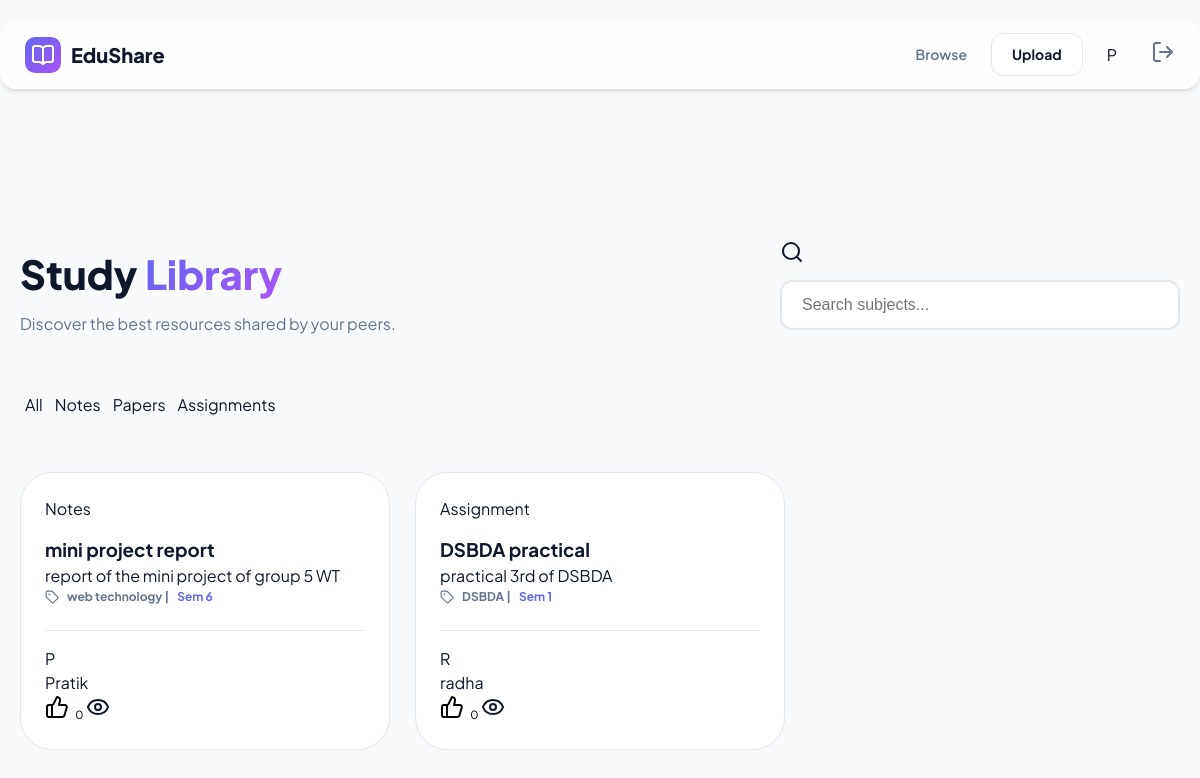
The page /browse/ (signed in) on the database its author committed.
### application/models.py (models this page shows, shortened)
class Material(models.Model):
    CATEGORY_CHOICES = [
        ('Notes', 'Notes'),
        ('Paper', 'Previous Year Papers'),
        ('Assignment', 'Assignments'),
    ]
    SEMESTER_CHOICES = [
        ('Sem 1', 'Semester 1'), ('Sem 2', 'Semester 2'),
        ('Sem 3', 'Semester 3'), ('Sem 4', 'Semester 4'),
        ('Sem 5', 'Semester 5'), ('Sem 6', 'Semester 6'),
        ('Sem 7', 'Semester 7'), ('Sem 8', 'Semester 8'),
    ]
    title = models.CharField(max_length=200)
    subject = models.CharField(max_length=100)
    semester = models.CharField(max_length=20, choices=SEMESTER_CHOICES, default='Sem 1')
    category = models.CharField(max_length=20, choices=CATEGORY_CHOICES)
    description = models.TextField(blank=True)
    file = models.FileField(upload_to='materials/')
    uploaded_by = models.ForeignKey(User, on_delete=models.CASCADE)
    uploaded_at = models.DateTimeField(auto_now_add=True)
    likes = models.ManyToManyField(User, related_name='liked_materials', blank=True)
    @property
    def total_likes(self):
        return self.likes.count()

### application/views.py (the view)
# urls.py: path('browse/', views.browse_materials, name='browse'),
@login_required(login_url='login')
def browse_materials(request):
    query = request.GET.get('search')
    category = request.GET.get('category')
    materials = Material.objects.all().order_by('-uploaded_at')
    if query:
        materials = materials.filter(
            Q(title__icontains=query) | Q(subject__icontains=query)
        )
    if category and category != 'All':
        materials = materials.filter(category=category)
    return render(request, 'browse.html', {'materials': materials})

### templates/browse.html (shortened to what this page needs)
{% load static %}
<!DOCTYPE html>
<html lang="en">
<head>
    <link rel="stylesheet" href="{% static 'style.css' %}">
</head>
<body>
    <nav class="navbar">
        <div class="container nav-content">
            <a href="{% url 'index' %}" class="logo">
                <div class="logo-icon"><i data-lucide="book-open"></i></div>
                <span>EduShare</span>
            </a>
            <div class="nav-links">
                <a href="{% url 'browse' %}" class="nav-link active">Browse</a>
                <div id="nav-user" class="nav-links">
                    <a href="{% url 'upload' %}" class="btn btn-outline">Upload</a>
                    <div class="avatar" id="user-avatar">{{ user.username|slice:":1"|upper }}</div>
                    <form action="{% url 'logout' %}" method="post" style="display: inline; margin-left: 10px;">
                        <button type="submit" class="nav-link" style="border:none; background:none; cursor:pointer;">
                            <i data-lucide="log-out"></i>
                        </button>
                    </form>
                </div>
            </div>
        </div>
    </nav>
<main class="container">
    <header class="page-header">
        <div>
            <h1 style="font-size: 2.5rem; font-weight: 800; margin-bottom: 8px;">Study <span class="gradient-text">Library</span></h1>
            <p style="color: var(--text-muted);">Discover the best resources shared by your peers.</p>
        </div>
        <div class="search-bar">
            <form method="GET" action="{% url 'browse' %}" id="search-form">
                <i data-lucide="search" class="search-icon"></i>
                <input type="text" name="search" id="search-input" placeholder="Search subjects..." class="search-input" value="{{ request.GET.search }}">
            </form>
        </div>
    </header>
    <div class="filters" id="filters">
        <a href="?category=" class="filter-btn {% if not request.GET.category %}active{% endif %}" data-cat="">All</a>
        <a href="?category=Notes" class="filter-btn {% if request.GET.category == 'Notes' %}active{% endif %}" data-cat="Notes">Notes</a>
        <a href="?category=Paper" class="filter-btn {% if request.GET.category == 'Paper' %}active{% endif %}" data-cat="Paper">Papers</a>
        <a href="?category=Assignment" class="filter-btn {% if request.GET.category == 'Assignment' %}active{% endif %}" data-cat="Assignment">Assignments</a>
    </div>
    <div class="grid" id="materials-grid" style="display: grid; grid-template-columns: repeat(auto-fill, minmax(320px, 1fr)); gap: 24px; align-items: stretch;">
        {% for m in materials %}
        <div class="card" style="display: flex; flex-direction: column; height: 100%; padding: 24px; position: relative;">
            <div style="flex-grow: 1;">
                <span class="card-tag tag-{{ m.category|lower }}">{{ m.category }}</span>
                <h3 class="card-title" style="margin-top: 15px;">{{ m.title }}</h3>
                <p class="card-desc">{{ m.description|truncatechars:80 }}</p>
                <div style="font-size: 0.75rem; font-weight: 700; color: var(--text-muted); margin-bottom: 24px; display: flex; align-items: center; gap: 8px;">
                    <i data-lucide="tag" style="width: 14px; height: 14px;"></i>
                    {{ m.subject }} | <span style="color: var(--primary);">{{ m.semester }}</span>
                </div>
            </div>
            <div class="card-footer" style="margin-top: auto; padding-top: 16px; border-top: 1px solid var(--border);">
                <div class="user-info">
                    <div class="avatar">{{ m.uploaded_by.username|slice:":1"|upper }}</div>
                    <span class="user-name">{{ m.uploaded_by.username }}</span>
                </div>
                <div class="card-actions">
                    <button class="action-btn">
                        <i data-lucide="thumbs-up"></i>
                        <span style="font-size: 0.7rem; margin-left: 4px;">{{ m.total_likes }}</span>
                    </button>
                    <a href="{% url 'view_material' m.pk %}" class="action-btn">
                        <i data-lucide="eye"></i>
                    </a>
                </div>
            </div>
        </div>
        {% empty %}
        <div style="grid-column: 1 / -1; text-align: center; padding: 60px; color: var(--text-muted);">
            <i data-lucide="folder-open" style="width: 48px; height: 48px; margin-bottom: 16px; opacity: 0.5;"></i>
            <p>No materials found matching your search.</p>
        </div>
        {% endfor %}
    </div>
</main>
</body>
</html>

### static/style.css (style rules this page uses)
body { padding-top: 100px; }
:root { --primary: #6366f1; --primary-hover: #4f46e5; --secondary: #a855f7; --bg: #f8fafc; --text: #0f172a; --text-muted: #64748b; --white: #ffffff; --border: #e2e8f0; --glass: rgba(255, 255, 255, 0.8); --shadow: 0 4px 6px -1px rgb(0 0 0 / 0.1), 0 2px 4px -2px rgb(0 0 0 / 0.1); --shadow-lg: 0 10px 15px -3px rgb(0 0 0 / 0.1), 0 4px 6px -4px rgb(0 0 0 / 0.1); }
* { margin: 0; padding: 0; box-sizing: border-box; }
body { font-family: 'Plus Jakarta Sans', sans-serif; background-color: var(--bg); color: var(--text); line-height: 1.5; }
a { text-decoration: none; color: inherit; }
button { cursor: pointer; border: none; background: none; font-family: inherit; }
.container { max-width: 1200px; margin: 0 auto; padding: 0 20px; }
.navbar { position: fixed; top: 20px; left: 0; right: 0; z-index: 1000; }
.nav-content { background: var(--glass); backdrop-filter: blur(12px); border: 1px solid rgba(255, 255, 255, 0.3); border-radius: 16px; padding: 12px 24px; display: flex; justify-content: space-between; align-items: center; box-shadow: var(--shadow); }
.logo { display: flex; align-items: center; gap: 10px; font-weight: 800; font-size: 1.25rem; }
.logo-icon { width: 36px; height: 36px; background: linear-gradient(135deg, var(--primary), var(--secondary)); border-radius: 10px; display: flex; align-items: center; justify-content: center; color: white; }
.nav-links { display: flex; align-items: center; gap: 24px; }
.nav-link { font-size: 0.875rem; font-weight: 600; color: var(--text-muted); transition: color 0.2s; }
.btn { padding: 10px 20px; border-radius: 12px; font-weight: 700; font-size: 0.875rem; transition: all 0.2s; }
.btn-outline { background: var(--white); border: 1px solid var(--border); color: var(--text); }
.gradient-text { background: linear-gradient(135deg, var(--primary), var(--secondary)); -webkit-background-clip: text; -webkit-text-fill-color: transparent; }
.page-header { padding-top: 140px; margin-bottom: 48px; display: flex; justify-content: space-between; align-items: center; flex-wrap: wrap; gap: 20px; }
.search-bar { position: relative; width: 100%; max-width: 400px; }
.search-input { width: 100%; padding: 14px 14px 14px 48px; background: var(--white); border: 1px solid var(--border); border-radius: 16px; outline: none; transition: 0.3s; }
.grid { display: grid; grid-template-columns: repeat(auto-fill, minmax(320px, 1fr)); gap: 30px; padding-bottom: 60px; }
.card { background: var(--white); padding: 30px; border-radius: 32px; border: 1px solid var(--border); display: flex; flex-direction: column; height: 100%; transition: all 0.3s ease; }
.filters { display: flex; gap: 12px; margin-bottom: 40px; overflow-x: auto; padding: 5px 5px 15px 5px; white-space: nowrap; -ms-overflow-style: none; scrollbar-width: none; }
.auth-input, input[type="text"], input[type="password"], input[type="email"] { width: 100%; padding: 14px 20px; margin: 10px 0; border-radius: 12px; border: 2px solid #e2e8f0; background: white; font-size: 1rem; transition: all 0.3s ease; box-sizing: border-box; }
.grid { display: grid !important; grid-template-columns: repeat(auto-fill, minmax(300px, 1fr)) !important; gap: 25px !important; align-items: stretch !important; }
.card { height: 100% !important; display: flex !important; flex-direction: column !important; justify-content: space-between !important; background: var(--white); border: 1px solid var(--border); transition: transform 0.2s, box-shadow 0.2s; }

### rows shown on the page
Material: category "Notes", title "mini project report", description "report of the mini project of group 5 WT", subject "web technology", semester "Sem 6", uploaded_by.username "P", uploaded_by.username "Pratik", total_likes "0"
Material: category "Assignment", title "DSBDA practical", description "practical 3rd of DSBDA", subject "DSBDA", semester "Sem 1", uploaded_by.username "R", uploaded_by.username "radha", total_likes "0"

### other values the page prints
{{ user.username|slice:":1"|upper }} "P"
